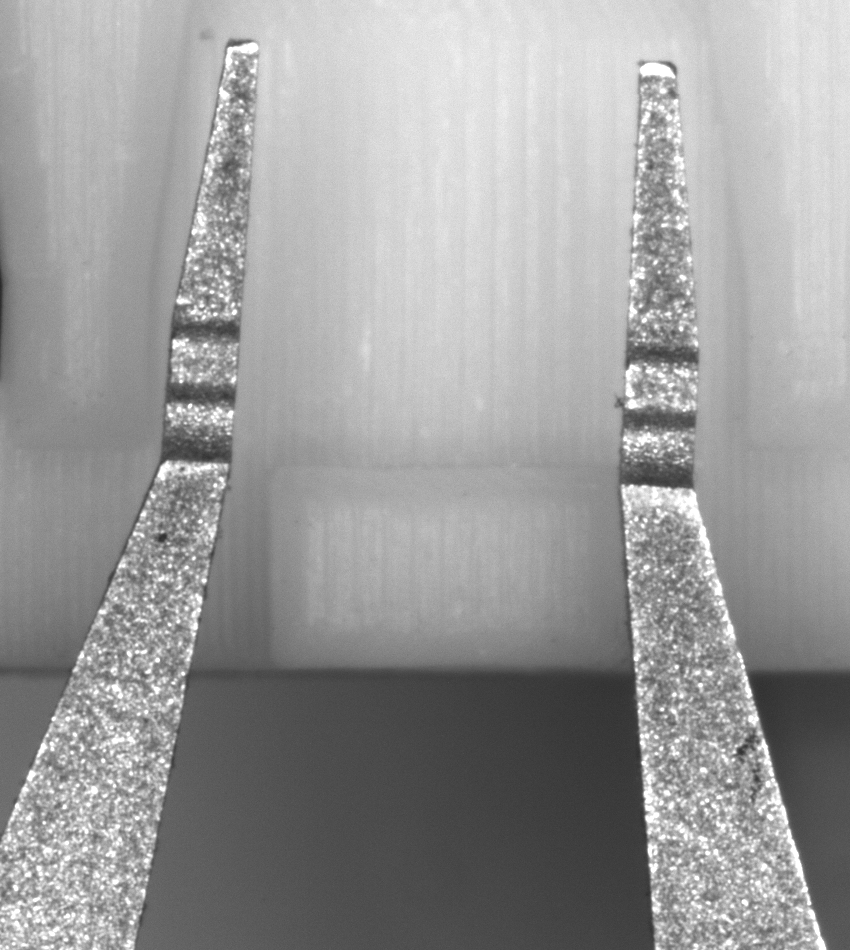
//> input picture GalaxySDK/last/clamp.png, 850 x 950 px
$ ./test   (built with g++ and OpenCV 4)
//> lines starting //> are read from the running program, lines starting //| are printed output that depends on the picture; after the words box and inside, x2 and y2 are one past the last pixel; in counts of white or black regions, pixels touching at a corner belong together
### GalaxySDK/GalaxyCamera.h
#pragma once

#include "DxImageProc.h"
#include "GxIAPI.h"
#include <iostream>
#include <vector>
#include <string>
#include <unordered_set>
#include <unordered_map>
#include <opencv2/imgproc.hpp>

class GxCamera
{
public:
    GxCamera(std::string_view id);
    ~GxCamera();
    const char *GetGxError();
    bool Init();
    bool IsInit();
    bool Reconnect();
    void Release();
    bool Read(cv::OutputArray image);
    bool Retrieve(cv::OutputArray image);

private:
    GX_DEV_HANDLE _handle{};
    std::string _id{};
    bool _isInit{};
    GX_FRAME_DATA _data{};
    int64_t _payload{};
};

### GalaxySDK/last/test.cpp
#include "GalaxyCamera.h"

int main()
{
    // 导入图像 -> 中值滤波去噪点
    cv::Mat img = cv::imread("../clamp.png");
//> img is the input picture: 950 rows x 850 cols, CV_8UC3; min 41, max 255, mean 154.4
    cv::Mat gray;
    cv::cvtColor(img, gray, cv::COLOR_BGR2GRAY);
    cv::Mat Imgblur;

    cv::medianBlur(gray, Imgblur, 5);
    // 左右分批处理
    cv::Rect roi_left = cv::Rect(0, 0, 400, 450);
    cv::Mat imgRoi_left = Imgblur(roi_left).clone();
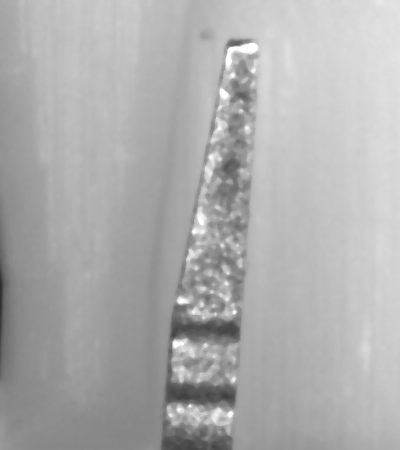
//> imgRoi_left: 450 rows x 400 cols, CV_8UC1; min 44, max 255, mean 173.9
    cv::Rect roi_right = cv::Rect(400, 0, 450, 450);
    cv::Mat imgRoi_right = Imgblur(roi_right).clone();
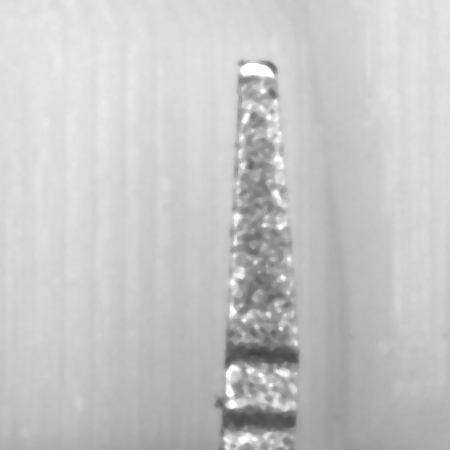
//> imgRoi_right: 450 rows x 450 cols, CV_8UC1; min 68, max 255, mean 198.6
    // 提取轮廓
    cv::Mat edges_left;
    cv::Canny(imgRoi_left, edges_left, 100, 150);
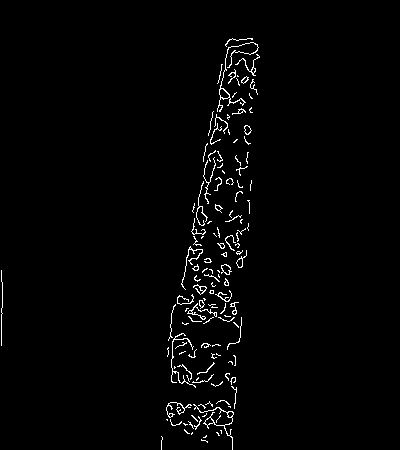
//> edges_left: 450 rows x 400 cols, CV_8UC1; 1.8% white in thin lines or dots, all inside (x1, y1, x2, y2) = (1, 38, 260, 450)
    std::vector<std::vector<cv::Point>> contours_left;
    cv::findContours(edges_left, contours_left, cv::RETR_EXTERNAL, cv::CHAIN_APPROX_SIMPLE);
//> contours_left = 132 contours, 116 with area under 20; largest, box (x1, y1, x2, y2) and area: (217, 42, 259, 112) 110, (193, 404, 234, 450) 99, (221, 264, 232, 275) 66, (236, 250, 247, 268) 45, (187, 303, 217, 320) 44
    std::vector<cv::Point> contour_left;
    for (auto &contour : contours_left)
    {
        if (contour.size() > 50)
        {
            contour_left.insert(contour_left.end(), contour.begin(), contour.end());
        }
    }
//> this loop made 132 passes
//> contour on passes 11, 29: 3 Points (x, y): [166, 419], [167, 420], [167, 419], 3 Points (x, y): [174, 366], [174, 368], [175, 367]

    cv::Mat edges_right;
    cv::Canny(imgRoi_right, edges_right, 100, 150);
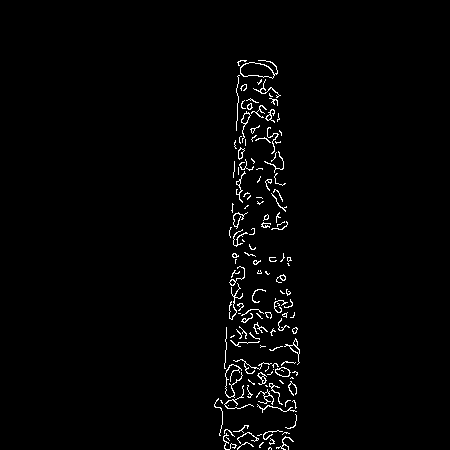
//> edges_right: 450 rows x 450 cols, CV_8UC1; 1.7% white in thin lines or dots, all inside (x1, y1, x2, y2) = (214, 60, 300, 450)
    std::vector<std::vector<cv::Point>> contours_right;
    cv::findContours(edges_right, contours_right, cv::RETR_EXTERNAL, cv::CHAIN_APPROX_SIMPLE);
//> contours_right = 136 contours, 120 with area under 20; largest, box (x1, y1, x2, y2) and area: (240, 60, 278, 79) 386, (275, 367, 291, 377) 99, (284, 338, 300, 365) 75, (241, 111, 251, 143) 65, (257, 372, 267, 385) 48
    std::vector<cv::Point> contour_right;
    for (auto &contour : contours_right)
    {
        if (contour.size() > 50)
        {
            contour_right.insert(contour_right.end(), contour.begin(), contour.end());
        }
    }
//> this loop made 136 passes
//> contour on passes 15, 33, 55: 1 Point (x, y): [228, 405], 1 Point (x, y): [273, 369], 2 Points (x, y): [238, 313], [240, 313]

    // std::cout << contour_right.size() << std::endl;

    cv::Mat black_left = cv::Mat(imgRoi_left.size(), imgRoi_left.type(), cv::Scalar::all(0));
    cv::Mat black_right = cv::Mat(imgRoi_right.size(), imgRoi_right.type(), cv::Scalar::all(0));

    // 凸包
    std::vector<cv::Point> hull_left;
    cv::convexHull(cv::Mat(contour_left), hull_left);
//> hull_left = contour of 20 points, box (x1, y1, x2, y2) (166, 42, 260, 450), area 21284
    std::vector<cv::Point> hull_right;
    cv::convexHull(cv::Mat(contour_right), hull_right);
//> hull_right = 20 Points (x, y), first 12: [296, 411], [234, 448], [229, 449], [225, 449], [224, 448], [223, 440], [223, 436], [224, 404], [225, 373], [240, 67], [243, 64], [245, 63]

    // 绘制
    if (hull_left.size() > 1)
    {
        for (int i = 0; i < hull_left.size() - 1; i++)
        {
            cv::line(black_left, hull_left[i], hull_left[i + 1], cv::Scalar(255), 2);
        }
//> this loop made 19 passes
//> black_left: 450 rows x 400 cols, CV_8UC1; 1.4% white; 1 white region, box (x1, y1, x2, y2) and area: (165, 41, 261, 450) 2584
        cv::line(black_left, hull_left[hull_left.size() - 1], hull_left[0], cv::Scalar(255), 2);
    }

    if (hull_right.size() > 1)
    {
        for (int i = 0; i < hull_right.size() - 1; i++)
        {
            cv::line(black_right, hull_right[i], hull_right[i + 1], cv::Scalar(255), 2);
        }
//> black_right: 450 rows x 450 cols, CV_8UC1; 0.8% white; 1 white region, box (x1, y1, x2, y2) and area: (222, 59, 298, 450) 1620
        cv::line(black_right, hull_right[hull_right.size() - 1], hull_right[0], cv::Scalar(255), 2);
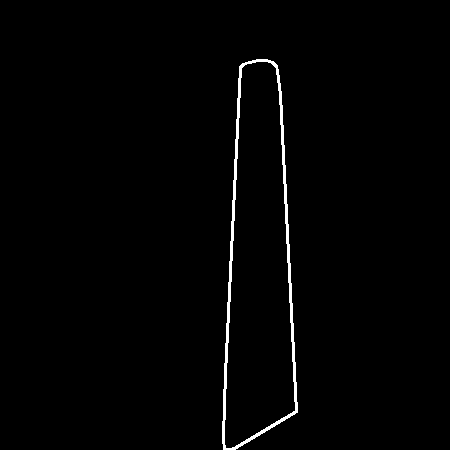
//> black_right: 450 rows x 450 cols, CV_8UC1; 1.3% white; 1 white region, box (x1, y1, x2, y2) and area: (222, 59, 298, 450) 2562
    }

    // 霍夫直线拟合
    std::vector<cv::Vec4i> lines_left;
    cv::HoughLinesP(black_left, lines_left, 1, CV_PI / 180, 50, 400, 20);
//> lines_left = 1 line (x1, y1, x2, y2): [231, 449, 259, 46]
    // std::cout << lines_left.size() << std::endl;
    std::vector<cv::Vec4i> lines_right;
    cv::HoughLinesP(black_right, lines_right, 1, CV_PI / 180, 50, 375, 20);
//> lines_right = 1 line (x1, y1, x2, y2): [222, 443, 242, 63]
    std::cout << lines_right.size() << std::endl;
//| 1

    // 绘制直线
    for (auto &line : lines_left)
    {
        cv::line(img, cv::Point(line[0], line[1]), cv::Point(line[2], line[3]), cv::Scalar(0, 0, 255), 2);
        float angle_left = atan2f((line[3] - line[1]), (line[2] - line[0])) * (-180) / CV_PI;
        cv::putText(img, std::to_string(angle_left), cv::Point(line[2], line[3]), cv::FONT_HERSHEY_SIMPLEX, 0.5, cv::Scalar(0, 0, 255));
    }
//> this loop made 1 pass
//> (line, angle_left) on pass 1: ([231, 449, 259, 46], 86.03)
//> pass 1, `cv::putText(img, std::to_string(angle_left), cv::Point(line[2], line[3..`:
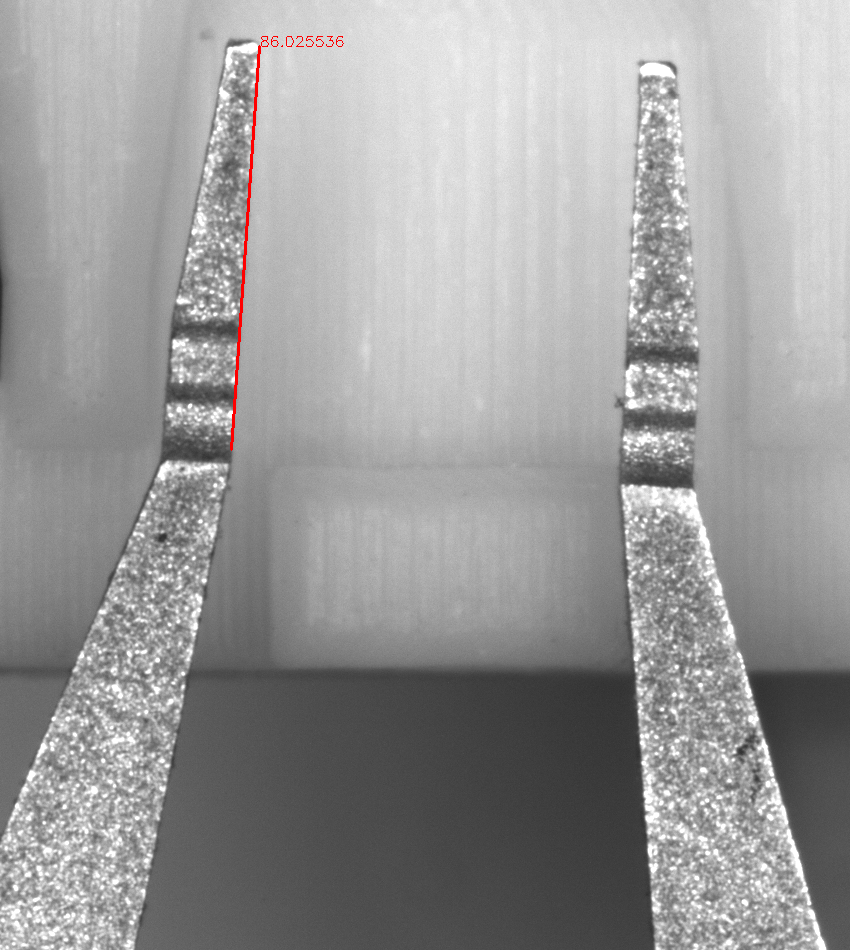
//> img: 950 rows x 850 cols, CV_8UC3; 0.18% of pixels changed, all inside (x1, y1, x2, y2) = (230, 36, 344, 451)
    for (auto &line : lines_right)
    {
        cv::line(img, cv::Point(line[0], line[1]) + cv::Point(400, 0), cv::Point(line[2] - 5, line[3]) + cv::Point(400, 0), cv::Scalar(0, 0, 255), 2);
        float angle_right = atan2f((line[3] - line[1]), (line[2] - line[0])) * (-180) / CV_PI;
        cv::putText(img, std::to_string(angle_right), cv::Point(line[2], line[3]) + cv::Point(400, 0), cv::FONT_HERSHEY_SIMPLEX, 0.5, cv::Scalar(0, 0, 255));
    }
//> this loop made 1 pass
//> (line, angle_right) on pass 1: ([222, 443, 242, 63], 86.99)
//> pass 1, `cv::putText(img, std::to_string(angle_right), cv::Point(line[2], line[..`:
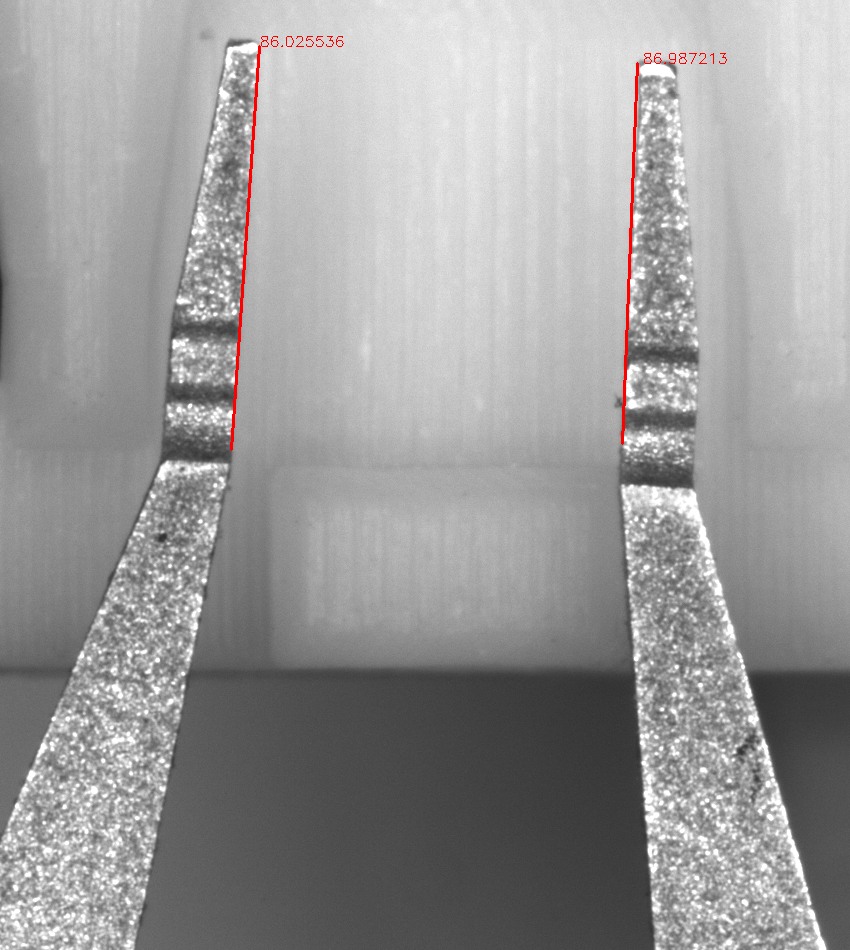
//> img: 950 rows x 850 cols, CV_8UC3; 0.17% of pixels changed, all inside (x1, y1, x2, y2) = (621, 53, 727, 445)
    cv::Point2f up = 0.5 * (cv::Point(lines_right[0][2] - 5, lines_right[0][3]) + cv::Point(lines_left[0][2], lines_right[0][3]) + cv::Point(400, 0));
//> up = Point(448, 63)
    cv::Point2f down = 0.5 * (cv::Point(lines_right[0][0], lines_right[0][1]) + cv::Point(lines_left[0][0], lines_right[0][1]) + cv::Point(400, 0));
//> down = Point(426, 443)
    down = up - 0.1 * (up - down);
//> down = Point(445.8, 101)
    cv::line(img, up, down, cv::Scalar(0, 0, 255), 2);
//> img: 950 rows x 850 cols, CV_8UC3; 119 pixels changed, all inside (x1, y1, x2, y2) = (445, 62, 450, 103)
    float angle = atan2f((up.y - down.y), (up.x - down.x)) * (-180) / CV_PI;
//> angle = 86.69
    cv::putText(img, std::to_string(angle), up, cv::FONT_HERSHEY_SIMPLEX, 0.5, cv::Scalar(0, 0, 255));
//> img: 950 rows x 850 cols, CV_8UC3; mean B, G, R 153.8, 153.8, 154.7

    std::cout << up << std::endl;
//| [448, 63]
    std::cout << down << std::endl;
//| [445.8, 101]

    cv::imshow("dsdfs", edges_left);
    cv::waitKey(0);
    cv::imshow("dsdfs", edges_right);
    cv::waitKey(0);
    cv::imshow("dsdfs", black_left);
    cv::waitKey(0);
    cv::imshow("dsdfs", black_right);
    cv::waitKey(0);

    cv::imshow("dsdfs", img);
    cv::waitKey(0);
    cv::destroyAllWindows();
    return 0;
}
